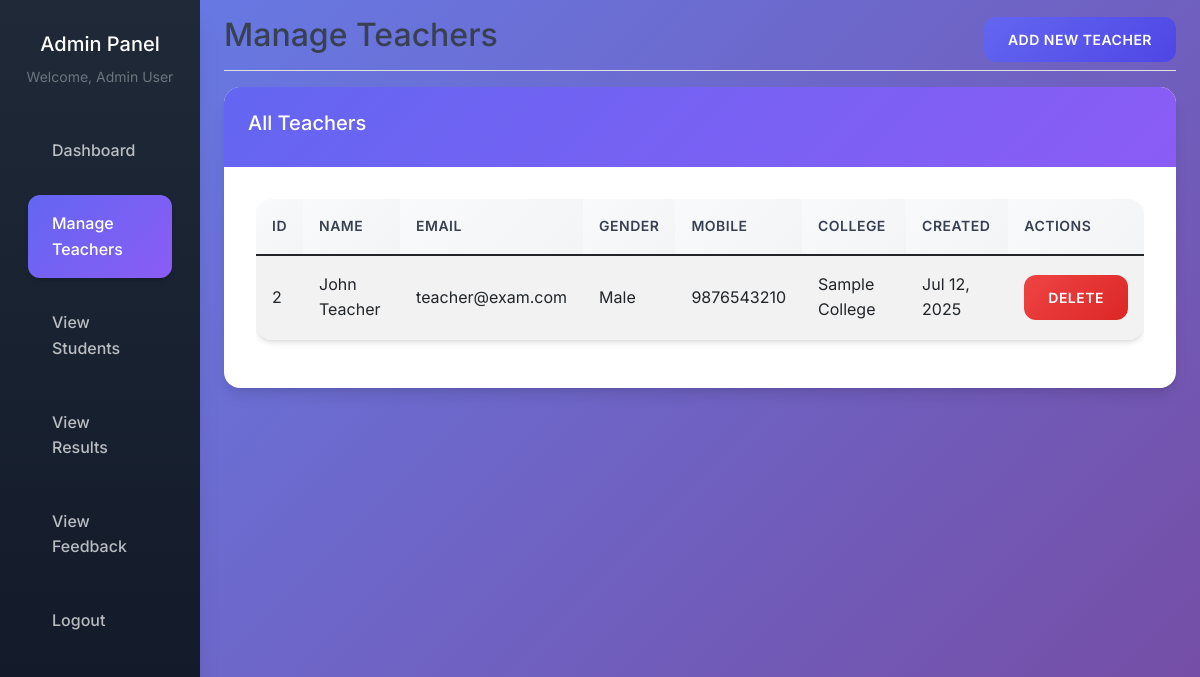
The app's page /admin/manage_teachers.php (signed in) with its own data.
### tables this page shows
CREATE TABLE users (
    id INT PRIMARY KEY AUTO_INCREMENT,
    name VARCHAR(100) NOT NULL,
    email VARCHAR(100) UNIQUE NOT NULL,
    password VARCHAR(255) NOT NULL,
    role ENUM('admin', 'teacher', 'student') NOT NULL DEFAULT 'student',
    gender ENUM('male', 'female', 'other') NOT NULL,
    mobile VARCHAR(15) NOT NULL,
    college VARCHAR(100) NOT NULL,
    created_at TIMESTAMP DEFAULT CURRENT_TIMESTAMP,
    updated_at TIMESTAMP DEFAULT CURRENT_TIMESTAMP ON UPDATE CURRENT_TIMESTAMP,
    INDEX idx_email (email),
    INDEX idx_role (role)
);

### admin/manage_teachers.php (the view, shortened to what this page needs)
<?php
require_once '../includes/functions.php';
$stmt = $conn->prepare("SELECT * FROM users WHERE role = 'teacher' ORDER BY name");
$stmt->execute();
$teachers = $stmt->get_result();
?>
<!DOCTYPE html>
<html lang="en">
<head>
    <link href="https://cdn.jsdelivr.net/npm/bootstrap@5.1.3/dist/css/bootstrap.min.css" rel="stylesheet">
    <link rel="stylesheet" href="../assets/css/style.css">
</head>
<body>
    <div class="container-fluid">
        <div class="row">
            <nav class="col-md-3 col-lg-2 d-md-block sidebar">
                <div class="position-sticky">
                    <div class="text-center mb-4">
                        <h5 class="text-white">Admin Panel</h5>
                        <small class="text-muted">Welcome, <?php echo htmlspecialchars($_SESSION['name']); ?></small>
                    </div>
                    <ul class="nav flex-column">
                        <li class="nav-item">
                            <a class="nav-link" href="dashboard.php">
                                Dashboard
                            </a>
                        </li>
                        <li class="nav-item">
                            <a class="nav-link active" href="manage_teachers.php">
                                Manage Teachers
                            </a>
                        </li>
                        <li class="nav-item">
                            <a class="nav-link" href="view_students.php">
                                View Students
                            </a>
                        </li>
                        <li class="nav-item">
                            <a class="nav-link" href="view_results.php">
                                View Results
                            </a>
                        </li>
                        <li class="nav-item">
                            <a class="nav-link" href="view_feedback.php">
                                View Feedback
                            </a>
                        </li>
                        <li class="nav-item">
                            <a class="nav-link" href="../logout.php">
                                Logout
                            </a>
                        </li>
                    </ul>
                </div>
            </nav>
            <main class="col-md-9 ms-sm-auto col-lg-10 px-md-4">
                <div class="d-flex justify-content-between flex-wrap flex-md-nowrap align-items-center pt-3 pb-2 mb-3 border-bottom">
                    <h1 class="h2">Manage Teachers</h1>
                    <button class="btn btn-primary" data-bs-toggle="modal" data-bs-target="#addTeacherModal">
                        Add New Teacher
                    </button>
                </div>
                <div class="card">
                    <div class="card-header">
                        <h5>All Teachers</h5>
                    </div>
                    <div class="card-body">
                        <div class="table-responsive">
                            <table class="table table-striped">
                                <thead>
                                    <tr>
                                        <th>ID</th>
                                        <th>Name</th>
                                        <th>Email</th>
                                        <th>Gender</th>
                                        <th>Mobile</th>
                                        <th>College</th>
                                        <th>Created</th>
                                        <th>Actions</th>
                                    </tr>
                                </thead>
                                <tbody>
                                    <?php while ($teacher = $teachers->fetch_assoc()): ?>
                                    <tr>
                                        <td><?php echo $teacher['id']; ?></td>
                                        <td><?php echo htmlspecialchars($teacher['name']); ?></td>
                                        <td><?php echo htmlspecialchars($teacher['email']); ?></td>
                                        <td><?php echo ucfirst($teacher['gender']); ?></td>
                                        <td><?php echo htmlspecialchars($teacher['mobile']); ?></td>
                                        <td><?php echo htmlspecialchars($teacher['college']); ?></td>
                                        <td><?php echo date('M j, Y', strtotime($teacher['created_at'])); ?></td>
                                        <td>
                                            <button class="btn btn-sm btn-danger" onclick="deleteTeacher(<?php echo $teacher['id']; ?>, '<?php echo htmlspecialchars($teacher['name']); ?>')">
                                                Delete
                                            </button>
                                        </td>
                                    </tr>
                                    <?php endwhile; ?>
                                </tbody>
                            </table>
                        </div>
                    </div>
                </div>
            </main>
        </div>
    </div>
</body>
</html>

### assets/css/style.css (style rules this page uses)
:root { --primary-color: #6366f1; --primary-dark: #4f46e5; --secondary-color: #8b5cf6; --success-color: #10b981; --warning-color: #f59e0b; --danger-color: #ef4444; --info-color: #06b6d4; --dark-color: #1f2937; --light-color: #f8fafc; --white: #ffffff; --gray-50: #f9fafb; --gray-100: #f3f4f6; --gray-200: #e5e7eb; --gray-300: #d1d5db; --gray-400: #9ca3af; --gray-500: #6b7280; --gray-600: #4b5563; --gray-700: #374151; --gray-800: #1f2937; --gray-900: #111827; --shadow-sm: 0 1px 2px 0 rgb(0 0 0 / 0.05); --shadow: 0 1px 3px 0 rgb(0 0 0 / 0.1), 0 1px 2px -1px rgb(0 0 0 / 0.1); --shadow-md: 0 4px 6px -1px rgb(0 0 0 / 0.1), 0 2px 4px -2px rgb(0 0 0 / 0.1); --shadow-lg: 0 10px 15px -3px rgb(0 0 0 / 0.1), 0 4px 6px -4px rgb(0 0 0 / 0.1); --shadow-xl: 0 20px 25px -5px rgb(0 0 0 / 0.1), 0 8px 10px -6px rgb(0 0 0 / 0.1); --border-radius: 0.75rem; --border-radius-lg: 1rem; --border-radius-xl: 1.5rem; }
* { margin: 0; padding: 0; box-sizing: border-box; }
body { font-family: 'Inter', -apple-system, BlinkMacSystemFont, 'Segoe UI', Roboto, sans-serif; background: linear-gradient(135deg, #667eea 0%, #764ba2 100%); min-height: 100vh; color: var(--gray-700); line-height: 1.6; }
.card { background: var(--white); border: none; border-radius: var(--border-radius-lg); box-shadow: var(--shadow-lg); transition: all 0.3s ease; overflow: hidden; }
.card-header { background: linear-gradient(135deg, var(--primary-color), var(--secondary-color)); color: var(--white); border: none; padding: 1.5rem; font-weight: 600; font-size: 1.1rem; }
.card-body { padding: 2rem; }
.btn { font-weight: 600; padding: 0.75rem 1.5rem; border-radius: var(--border-radius); border: none; transition: all 0.3s ease; position: relative; overflow: hidden; text-transform: uppercase; letter-spacing: 0.5px; font-size: 0.875rem; }
.btn::before { content: ''; position: absolute; top: 0; left: -100%; width: 100%; height: 100%; background: linear-gradient(90deg, transparent, rgba(255, 255, 255, 0.2), transparent); transition: left 0.5s; }
.btn-primary { background: linear-gradient(135deg, var(--primary-color), var(--primary-dark)); color: var(--white); }
.btn-danger { background: linear-gradient(135deg, var(--danger-color), #dc2626); color: var(--white); }
.table { background: var(--white); border-radius: var(--border-radius-lg); overflow: hidden; box-shadow: var(--shadow-md); }
.table th { background: linear-gradient(135deg, var(--gray-50), var(--gray-100)); border: none; font-weight: 600; color: var(--gray-700); padding: 1rem; text-transform: uppercase; letter-spacing: 0.5px; font-size: 0.875rem; }
.table td { padding: 1rem; border-bottom: 1px solid var(--gray-100); vertical-align: middle; }
.sidebar { background: linear-gradient(180deg, var(--gray-800), var(--gray-900)); min-height: 100vh; padding-top: 2rem; box-shadow: var(--shadow-xl); }
.sidebar .nav-link { color: rgba(255, 255, 255, 0.7); padding: 1rem 1.5rem; border-radius: var(--border-radius); margin: 0.5rem 1rem; transition: all 0.3s ease; font-weight: 500; position: relative; overflow: hidden; }
.sidebar .nav-link::before { content: ''; position: absolute; top: 0; left: -100%; width: 100%; height: 100%; background: linear-gradient(90deg, transparent, rgba(255, 255, 255, 0.1), transparent); transition: left 0.5s; }
.sidebar .nav-link.active { background: linear-gradient(135deg, var(--primary-color), var(--secondary-color)); color: var(--white); box-shadow: var(--shadow-md); }

### records on screen
users: id "2", name "John Teacher", email "teacher@exam.com", gender "Male", mobile "9876543210", college "Sample College", created_at "Jul 12, 2025"

### other values on screen
$_SESSION['name'] "Admin User"
